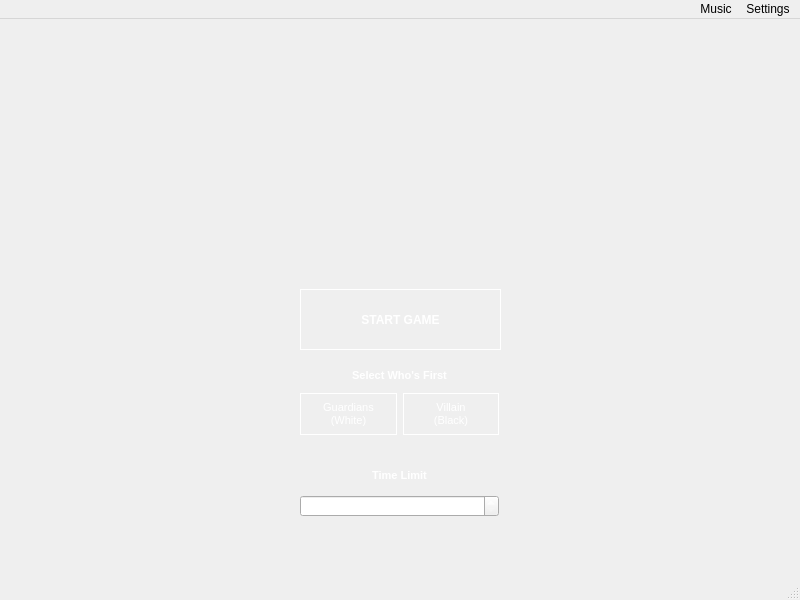
<?xml version="1.0" encoding="UTF-8"?>
<ui version="4.0">
 <class>MenuWindow</class>
 <widget class="QMainWindow" name="MenuWindow">
  <property name="geometry">
   <rect>
    <x>0</x>
    <y>0</y>
    <width>800</width>
    <height>600</height>
   </rect>
  </property>
  <property name="windowTitle">
   <string>MenuWindow</string>
  </property>
  <widget class="QWidget" name="centralwidget">
   <widget class="QStackedWidget" name="stackedWidget">
    <property name="geometry">
     <rect>
      <x>-10</x>
      <y>-20</y>
      <width>811</width>
      <height>601</height>
     </rect>
    </property>
    <widget class="QWidget" name="page">
     <property name="styleSheet">
      <string notr="true"/>
     </property>
     <widget class="QPushButton" name="startGameButton">
      <property name="geometry">
       <rect>
        <x>310</x>
        <y>290</y>
        <width>201</width>
        <height>61</height>
       </rect>
      </property>
      <property name="font">
       <font>
        <bold>true</bold>
        <underline>false</underline>
        <strikeout>false</strikeout>
       </font>
      </property>
      <property name="cursor">
       <cursorShape>PointingHandCursor</cursorShape>
      </property>
      <property name="styleSheet">
       <string notr="true">QPushButton {
	color: white;
    text-transform: uppercase;
    padding: 15px 50px;
    background: qlineargradient(x1:0, y1:0, x2:0, y2:1,
    stop:0 rgba(4,1,46,1),
    stop:0.85 rgba(45,7,93,1),
    stop:1 rgba(80,5,80,1));
	border: 1px solid white;
}

QPushButton:hover {
	color: gold;
    text-transform: uppercase;
    background: qlineargradient(x1:0, y1:0, x2:0, y2:1,
    stop:0 rgba(4,1,46,1),
    stop:0.85 rgba(45,7,93,1),
    stop:1 rgba(80,5,80,1));
	border: 2px solid gold;
}</string>
      </property>
      <property name="text">
       <string>START GAME</string>
      </property>
     </widget>
     <widget class="QLabel" name="mainTitleImage">
      <property name="geometry">
       <rect>
        <x>200</x>
        <y>40</y>
        <width>431</width>
        <height>241</height>
       </rect>
      </property>
      <property name="styleSheet">
       <string notr="true">background: none;</string>
      </property>
      <property name="text">
       <string/>
      </property>
      <property name="pixmap">
       <pixmap resource="Resources.qrc">:/images/images/main_title.png</pixmap>
      </property>
      <property name="scaledContents">
       <bool>true</bool>
      </property>
      <property name="alignment">
       <set>Qt::AlignCenter</set>
      </property>
     </widget>
     <widget class="QWidget" name="verticalLayoutWidget">
      <property name="geometry">
       <rect>
        <x>310</x>
        <y>350</y>
        <width>199</width>
        <height>221</height>
       </rect>
      </property>
      <layout class="QVBoxLayout" name="customContainer">
       <item>
        <layout class="QVBoxLayout" name="verticalLayout_2">
         <item>
          <widget class="QLabel" name="padding1">
           <property name="styleSheet">
            <string notr="true">background: none;</string>
           </property>
           <property name="text">
            <string/>
           </property>
          </widget>
         </item>
         <item>
          <widget class="QLabel" name="whosFirstLabel">
           <property name="font">
            <font>
             <pointsize>8</pointsize>
             <bold>true</bold>
            </font>
           </property>
           <property name="styleSheet">
            <string notr="true">background: none;
text-transform: uppercase;
color: white;</string>
           </property>
           <property name="text">
            <string>Select Who's First</string>
           </property>
           <property name="alignment">
            <set>Qt::AlignCenter</set>
           </property>
          </widget>
         </item>
         <item>
          <layout class="QGridLayout" name="gridLayout">
           <item row="0" column="0">
            <widget class="QPushButton" name="chooseWhiteFirstButton">
             <property name="font">
              <font>
               <pointsize>8</pointsize>
              </font>
             </property>
             <property name="cursor">
              <cursorShape>PointingHandCursor</cursorShape>
             </property>
             <property name="styleSheet">
              <string notr="true">QPushButton {
	color: white;
    text-transform: uppercase;
    padding: 7px 0px;
	margin-top: 5px;
    background: qlineargradient(x1:0, y1:0, x2:0, y2:1,
    stop:0 rgba(4,1,46,1),
    stop:0.85 rgba(45,7,93,1),
    stop:1 rgba(80,5,80,1));
	border: 1px solid white;
}

QPushButton:hover {
	color: gold;
    text-transform: uppercase;
	margin-top: 5px;
    background: qlineargradient(x1:0, y1:0, x2:0, y2:1,
    stop:0 rgba(4,1,46,1),
    stop:0.85 rgba(45,7,93,1),
    stop:1 rgba(80,5,80,1));
	border: 2px solid gold;
}</string>
             </property>
             <property name="text">
              <string>Guardians
(White)</string>
             </property>
            </widget>
           </item>
           <item row="0" column="1">
            <widget class="QPushButton" name="chooseBlackFirstButton">
             <property name="font">
              <font>
               <pointsize>8</pointsize>
              </font>
             </property>
             <property name="cursor">
              <cursorShape>PointingHandCursor</cursorShape>
             </property>
             <property name="styleSheet">
              <string notr="true">QPushButton {
	color: white;
    text-transform: uppercase;
    padding: 7px 0px;
	margin-top: 5px;
    background: qlineargradient(x1:0, y1:0, x2:0, y2:1,
    stop:0 rgba(4,1,46,1),
    stop:0.85 rgba(45,7,93,1),
    stop:1 rgba(80,5,80,1));
	border: 1px solid white;
}

QPushButton:hover {
	color: gold;
    text-transform: uppercase;
	margin-top: 5px;
    background: qlineargradient(x1:0, y1:0, x2:0, y2:1,
    stop:0 rgba(4,1,46,1),
    stop:0.85 rgba(45,7,93,1),
    stop:1 rgba(80,5,80,1));
	border: 2px solid gold;
}</string>
             </property>
             <property name="text">
              <string>Villain
(Black)</string>
             </property>
            </widget>
           </item>
          </layout>
         </item>
        </layout>
       </item>
       <item>
        <widget class="QLabel" name="timeLimitLabel">
         <property name="font">
          <font>
           <pointsize>8</pointsize>
           <bold>true</bold>
          </font>
         </property>
         <property name="styleSheet">
          <string notr="true">background: none;
text-transform: uppercase;
color: white;
margin-top: 20px;</string>
         </property>
         <property name="text">
          <string>Time Limit</string>
         </property>
         <property name="alignment">
          <set>Qt::AlignCenter</set>
         </property>
        </widget>
       </item>
       <item>
        <widget class="QTimeEdit" name="timeEdit">
         <property name="styleSheet">
          <string notr="true">background: qlineargradient(x1:0, y1:0, x2:0, y2:1,
    stop:0 rgba(4,1,46,1),
    stop:0.85 rgba(45,7,93,1),
    stop:1 rgba(80,5,80,1));

color: white;</string>
         </property>
        </widget>
       </item>
       <item>
        <widget class="QLabel" name="padding2">
         <property name="styleSheet">
          <string notr="true">background: none;</string>
         </property>
         <property name="text">
          <string/>
         </property>
        </widget>
       </item>
      </layout>
     </widget>
     <widget class="QLabel" name="backgroundColor">
      <property name="geometry">
       <rect>
        <x>2</x>
        <y>9</y>
        <width>851</width>
        <height>601</height>
       </rect>
      </property>
      <property name="styleSheet">
       <string notr="true"> background: qlineargradient(x1: 0, y1: 0, x2: 0, y2: 1,
                                stop: 0 rgba(6,2,68,1),
                                stop: 0.71 rgba(59,9,121,1),
                                stop: 1 rgba(124,66,21,1));</string>
      </property>
      <property name="text">
       <string/>
      </property>
     </widget>
     <widget class="QLabel" name="right_img">
      <property name="geometry">
       <rect>
        <x>440</x>
        <y>180</y>
        <width>421</width>
        <height>511</height>
       </rect>
      </property>
      <property name="text">
       <string/>
      </property>
      <property name="pixmap">
       <pixmap resource="Resources.qrc">:/images/images/right_bg.PNG</pixmap>
      </property>
      <property name="scaledContents">
       <bool>true</bool>
      </property>
     </widget>
     <widget class="QLabel" name="left_img">
      <property name="geometry">
       <rect>
        <x>-70</x>
        <y>180</y>
        <width>421</width>
        <height>511</height>
       </rect>
      </property>
      <property name="text">
       <string/>
      </property>
      <property name="pixmap">
       <pixmap resource="Resources.qrc">:/images/images/left_bg.PNG</pixmap>
      </property>
      <property name="scaledContents">
       <bool>true</bool>
      </property>
     </widget>
     <widget class="QLabel" name="up_img">
      <property name="geometry">
       <rect>
        <x>10</x>
        <y>-40</y>
        <width>801</width>
        <height>601</height>
       </rect>
      </property>
      <property name="text">
       <string/>
      </property>
      <property name="pixmap">
       <pixmap resource="Resources.qrc">:/images/images/up_bg.PNG</pixmap>
      </property>
      <property name="scaledContents">
       <bool>true</bool>
      </property>
     </widget>
     <zorder>backgroundColor</zorder>
     <zorder>left_img</zorder>
     <zorder>up_img</zorder>
     <zorder>right_img</zorder>
     <zorder>mainTitleImage</zorder>
     <zorder>verticalLayoutWidget</zorder>
     <zorder>startGameButton</zorder>
    </widget>
   </widget>
  </widget>
  <widget class="QStatusBar" name="statusbar"/>
  <widget class="QMenuBar" name="menubar">
   <property name="geometry">
    <rect>
     <x>0</x>
     <y>0</y>
     <width>800</width>
     <height>25</height>
    </rect>
   </property>
   <property name="layoutDirection">
    <enum>Qt::RightToLeft</enum>
   </property>
   <widget class="QMenu" name="menuSettings">
    <property name="title">
     <string>Settings</string>
    </property>
    <addaction name="actionExit"/>
   </widget>
   <widget class="QMenu" name="menuMusic">
    <property name="title">
     <string>Music</string>
    </property>
    <addaction name="actionPrevious_Music"/>
    <addaction name="actionNext_Songs"/>
    <addaction name="actionTurn_Off"/>
   </widget>
   <addaction name="menuSettings"/>
   <addaction name="menuMusic"/>
  </widget>
  <action name="actionMusic">
   <property name="text">
    <string> Music Choice</string>
   </property>
  </action>
  <action name="actionSound_Volume">
   <property name="text">
    <string>Sound Volume</string>
   </property>
  </action>
  <action name="actionExit">
   <property name="text">
    <string>Exit</string>
   </property>
  </action>
  <action name="actionNext_Songs">
   <property name="text">
    <string>Next Music</string>
   </property>
  </action>
  <action name="actionPrevious_Music">
   <property name="text">
    <string>Previous Music</string>
   </property>
  </action>
  <action name="actionTurn_Off">
   <property name="text">
    <string>Turn Off Music</string>
   </property>
  </action>
 </widget>
 <resources>
  <include location="Resources.qrc"/>
 </resources>
 <connections/>
</ui>
